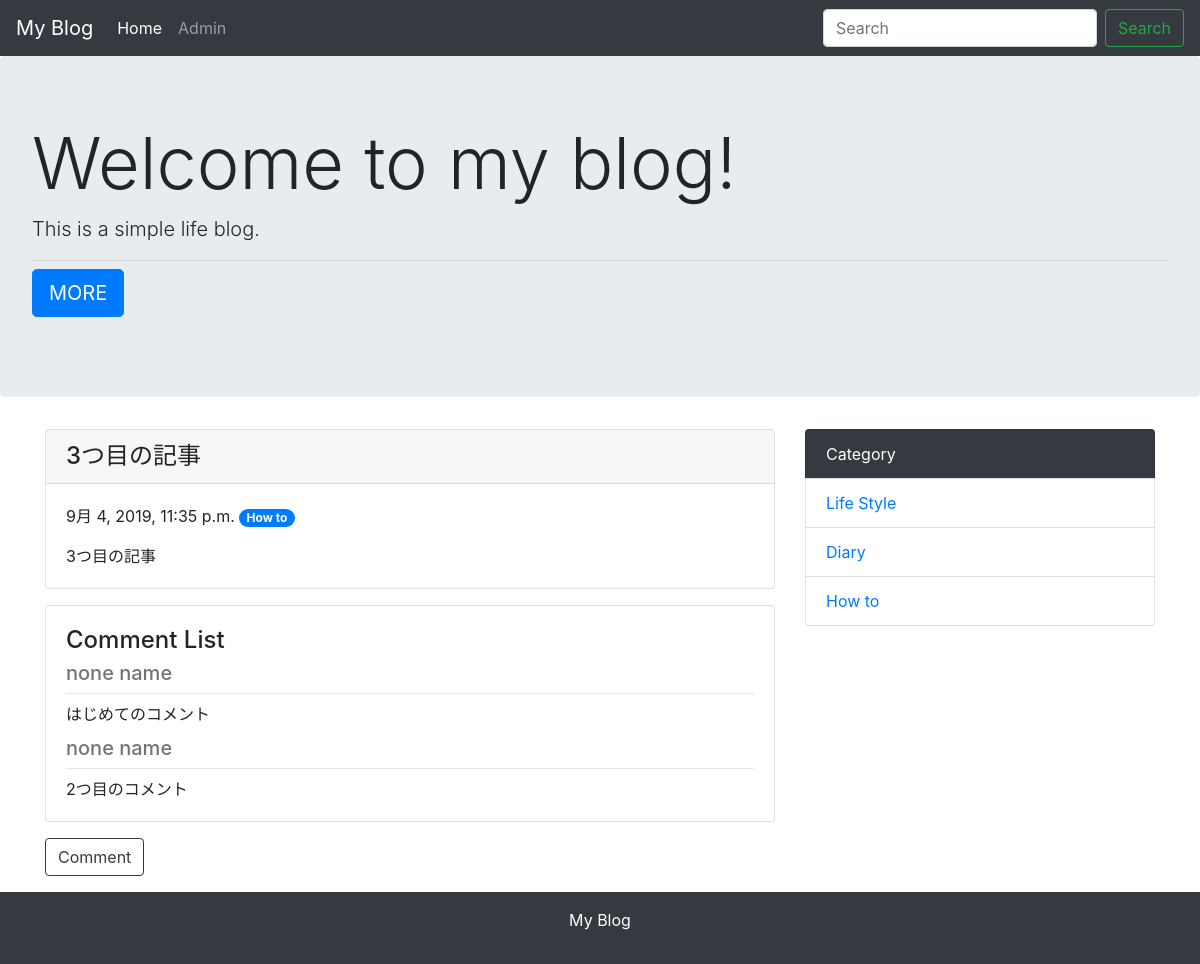
The page /detail/3 (signed in) on the database its author committed.
### blog/models.py (models this page shows, shortened)
class Post(models.Model):
    title = models.CharField('タイトル', max_length=150)
    text = models.TextField('本文')
    created_at = models.DateTimeField('作成日', default=timezone.now)
    category = models.ForeignKey(
        Category, verbose_name='カテゴリ', on_delete=models.PROTECT
    )

class Category(models.Model):
    name = models.CharField('カテゴリ名', max_length=150)
    def __str__(self):
        return self.name

class Comment(models.Model):
    name = models.CharField('お名前', max_length=30, default='none name')
    text = models.TextField('本文')
    post = models.ForeignKey(
        Post, verbose_name='コメントする記事', on_delete=models.PROTECT
    )
    created_at = models.DateTimeField('コメント日', default=timezone.now)

### blog/views.py (the view)
# urls.py: path('detail/<int:pk>', views.DetailView.as_view(), name='detail'),
class DetailView(generic.DetailView):
    model = Post

### blog/context_processors.py (called while the page is built)
def common(request):
    context = {
        'category_list':Category.objects.all(),
    }
    return context

### blog/templates/blog/post_detail.html
{% extends 'blog/base.html' %}
{% block content %}
    <div class="card mb-3">
     <h4 class="card-header bg-gray">{{ post.title }}</h4>
      <div class="card-body">
        <p>{{ post.created_at }} <span class="badge badge-pill badge-primary">{{ post.category }}</span></p>
        {{ post.text | linebreaksbr | urlize }}
      </div>
    </div>
    <div class="card mb-3">
      <div class="card-body">
        <h4 class="card-title">Comment List</h4>
          {% for comment in post.comment_set.all %}
            <h5 class="card-subtitle mb-2 text-muted">{{ comment.name }}</h5>
            <hr class="my-2">
            <p class="card-text">
              {{ comment.text | linebreaksbr }}
            </p>
          {% endfor %}
      </div>
    </div>
    <a class = "btn btn-outline-dark mb-3" href="{% url 'blog:comment' post.pk %}">Comment</a>
{% endblock %}

### blog/templates/blog/base.html (shortened to what this page needs)
<!doctype html>
<html lang="ja">
  <head>
    <link rel="stylesheet" href="https://maxcdn.bootstrapcdn.com/bootstrap/4.0.0-beta.2/css/bootstrap.min.css">
  </head>
  <body>
  <nav class="navbar navbar-expand-lg navbar-dark bg-dark">
  <a class="navbar-brand" href="{% url 'blog:index' %}">My Blog</a>
  <div class="collapse navbar-collapse" id="navbarSupportedContent">
    <ul class="navbar-nav mr-auto">
      <li class="nav-item active">
        <a class="nav-link" href="{% url 'blog:index' %}">Home <span class="sr-only">(current)</span></a>
      </li>
        {% if user.is_superuser %}
      <li class="nav-item">
        <a class="nav-link" href="{% url 'admin:index' %}">Admin</a>
      </li>
        {% endif %}
    </ul>
    <form class="form-inline my-2 my-lg-0" method="GET" action="{% url 'blog:index' %}">
      <input class="form-control mr-sm-2" type="text" placeholder="Search" aria-label="Search" name="keyword">
      <button class="btn btn-outline-success my-2 my-sm-0" type="submit">Search</button>
    </form>
  </div>
</nav>
<div class="jumbotron">
  <h1 class="display-3">Welcome to my blog!</h1>
  <p class="lead">This is a simple life blog.</p>
  <hr class="my-2">
  <p class="lead">
    <a class="btn btn-primary btn-lg" href="#!" role="button">MORE</a>
  </p>
</div>
  <div class="container">
      <div class="row">
          <div class="col-md-8">
                    {% block content %}
                    {% endblock %}
          </div>
          <div class="col-md-4">
            <ul class="list-group mb-3">
              <li class="list-group-item bg-dark text-white">Category</li>
              {% for category in category_list %}
                  <li class="list-group-item"><a href="{% url 'blog:category' category.pk %}">{{ category }}</a></li>
              {% endfor %}
            </ul>
          </div>
      </div>
  </div>
    <footer class="bg-dark text-white text-center py-3">
        <p>My Blog</p>
    </footer>
  </body>
</html>

### rows shown on the page
Post: title "3つ目の記事", created_at "9月 4, 2019, 11:35 p.m.", category "How to", text "3つ目の記事"
Comment: name "none name", text "はじめてのコメント"
Comment: name "none name", text "2つ目のコメント"
Category: name "Life Style"
Category: name "Diary"
Category: name "How to"
